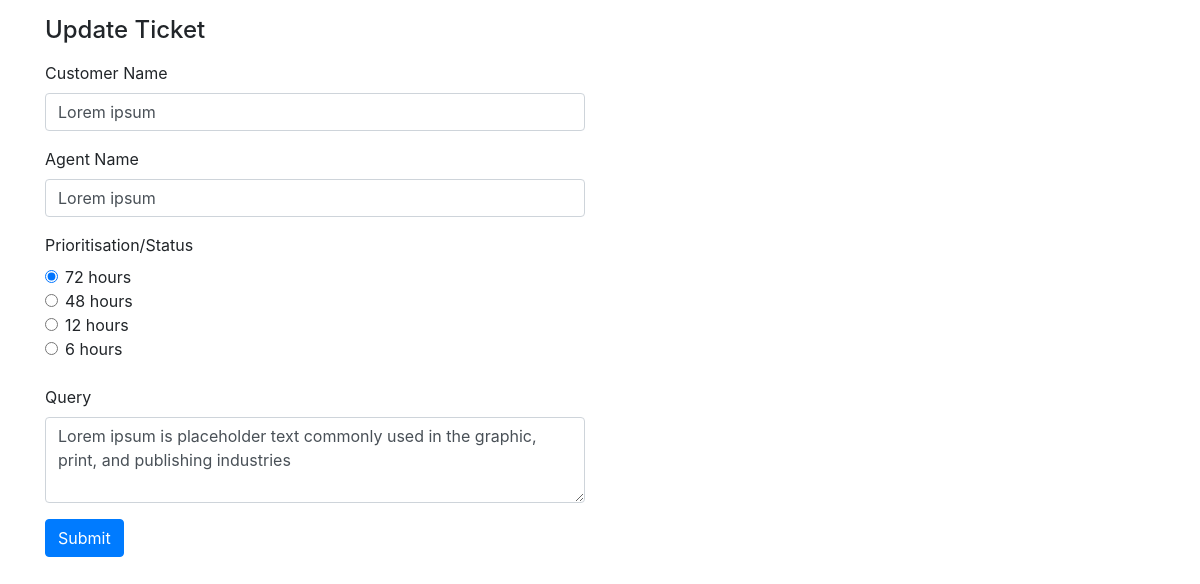
Page /edit.php?ticket_id=1 on the committed database.
### tables this page shows
CREATE TABLE IF NOT EXISTS `ticket_info` (
  `id` int(11) NOT NULL AUTO_INCREMENT,
  `customer_name` varchar(255) NOT NULL,
  `agent_name` varchar(255) NOT NULL,
  `priority` varchar(255) NOT NULL,
  `query` text NOT NULL,
  PRIMARY KEY (`id`)
);

### edit.php (the view, shortened to what this page needs)
<?php
include "db_config.php";
if(isset($_REQUEST['ticket_id'])){
    $req_issue_id = $_REQUEST['ticket_id'];
    $result = mysqli_query($conn,"SELECT * from ticket_info where id= '$req_issue_id'" );
  }
?>
<!DOCTYPE html>
<html>
<head>
  <link rel="stylesheet" href="https://stackpath.bootstrapcdn.com/bootstrap/4.5.0/css/bootstrap.min.css" />
</head>
<body class="container">
  <div class="row mt-3">
    <div class="col-md-6">
      <h4 class="mb-3">Update Ticket</h4>
      <form id="form" method="post" action="">
      <?php while ($row = mysqli_fetch_array($result, MYSQLI_ASSOC)) {
                            ?>
        <div class="form-group">
          <label for="name">Customer Name</label>
          <input type="text" class="form-control" name="name" id="name" value="<?php echo $row['customer_name']; ?>">
        </div>
        <div class="form-group">
          <label for="name">Agent Name</label>
          <input type="text" class="form-control" name="agent_name" id="agent_name" value="<?php echo $row['agent_name']; ?>">
        </div>
        <label for="name">Prioritisation/Status</label>
        <div class="form-check">
        <input class="form-check-input" type="radio" name="priority" id="priorityRadios1" value="72 hours"  <?php echo ($row['priority']== '72 hours') ?  "checked" : "" ;  ?>>
        <label class="form-check-label" for="priorityRadios1" >
        72 hours
        </label>
      </div>
      <div class="form-check">
        <input class="form-check-input" type="radio" name="priority" id="priorityRadios1" value="48 hours" <?php echo ($row['priority']== '48 hours') ?  "checked" : "" ;  ?>>
        <label class="form-check-label" for="priorityRadios1">
        48 hours
        </label>
      </div>
      <div class="form-check">
        <input class="form-check-input" type="radio" name="priority" id="priorityRadios1" value="12 hours" <?php echo ($row['priority']== '12 hours') ?  "checked" : "" ;  ?>>
        <label class="form-check-label" for="priorityRadios1">
        12 hours
        </label>
      </div>
      <div class="form-check">
        <input class="form-check-input" type="radio" name="priority" id="priorityRadios1" value="6 hours" <?php echo ($row['priority']== '6 hours') ?  "checked" : "" ;  ?>>
        <label class="form-check-label" for="priorityRadios1">
        6 hours
        </label>
      </div>
      <br>
        <div class="form-group">
        <label for="exampleFormControlTextarea1">Query</label>
        <textarea class="form-control" name="query" id="exampleFormControlTextarea1" rows="3" ><?php echo $row['query']; ?></textarea>
      </div>
        <input type="submit" class="btn btn-primary" value="Submit" name="update"/>
        <?php } ?>
      </form>
    </div>
  </div>
</body>
</html>

### rows in the picture
ticket_info: name "Lorem ipsum", agent_name "Lorem ipsum", priority "☑ 72 hours", query "Lorem ipsum is placeholder text commonly used in the graphic, print, and publishing industries"
